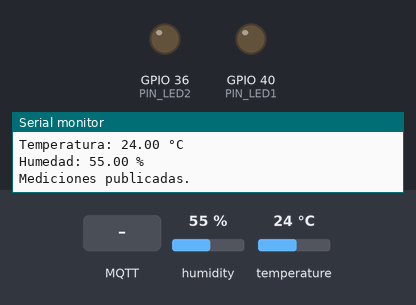
This sketch was run on a simulated ESP32. On the bench: output pins drawn as LEDs (lit = HIGH), the last lines printed to the serial monitor. The inputs (shaded band) are chosen by the test bench; at power-on: humidity 55 %, temperature 24 °C. WiFi joins after 1.5 s; servers stay silent unless stated; no MQTT or app messages arrive unless stated.

Above: at 3.7 s.
3.8 s: MQTT message "ON" arrives on the first subscribed topic
At 5.0 s:
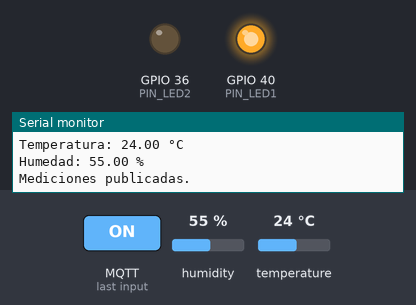
5.3 s: MQTT message "ON" arrives on the second subscribed topic
At 6.3 s:
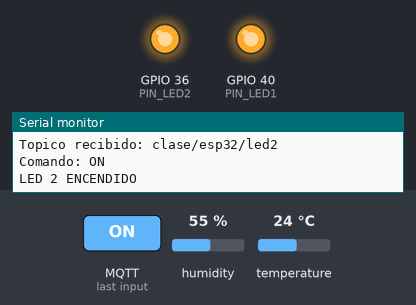
6.8 s: MQTT message "OFF" arrives on the first subscribed topic
At 7.5 s:
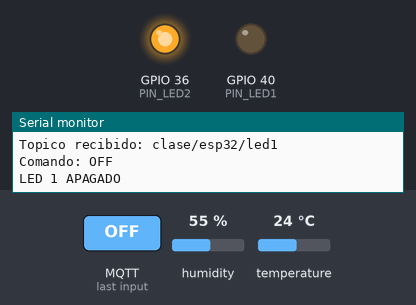
8.3 s: MQTT message "on" arrives on the first subscribed topic
At 8.6 s:
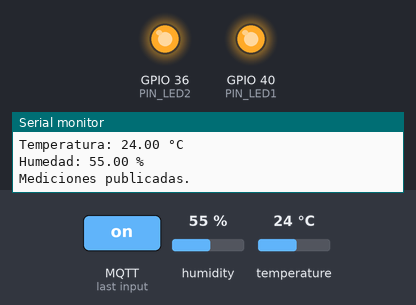
9.8 s: MQTT message "off" arrives on the first subscribed topic
At 11.0 s:
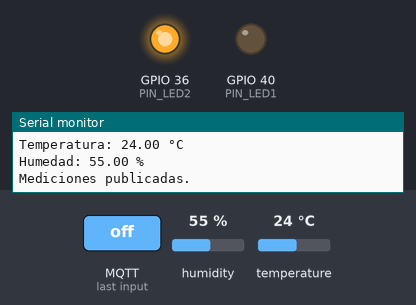
Timing chart, 0 to 12.3 s (numbered marks = the images above; inputs shaded):
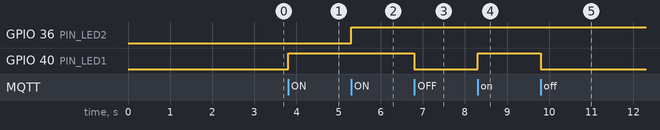

The sketch:

esp32-mosquitto.ino
```cpp
#include <WiFi.h>
#include <PubSubClient.h>

#include <Adafruit_Sensor.h>
#include <DHT.h>
#include <DHT_U.h>

// ==========================================
// 1. CONFIGURACION WIFI
// ==========================================

const char* nombreRed = "red-para-esp32";
const char* contrasena = "password123";

// ==========================================
// 2. CONFIGURACION MQTT
// ==========================================

const char* servidorMQTT = "10.51.43.236";
const int puertoMQTT = 1883;

const char* topicoTemperatura =
  "clase/esp32/temperatura";

const char* topicoHumedad =
  "clase/esp32/humedad";

const char* topicoLED1 =
  "clase/esp32/led1";

const char* topicoLED2 =
  "clase/esp32/led2";

WiFiClient clienteWiFi;
PubSubClient clienteMQTT(clienteWiFi);

// ==========================================
// 3. CONFIGURACION DHT11
// ==========================================

#define PIN_DHT 5
#define TIPO_DHT DHT11

DHT_Unified sensorDHT(PIN_DHT, TIPO_DHT);

float temperatura = 0.0;
float humedad = 0.0;

const unsigned long intervaloLectura = 2000;
unsigned long tiempoAnterior = 0;

// ==========================================
// 4. CONFIGURACION LED
// ==========================================

#define PIN_LED1 40
#define PIN_LED2 36

bool estadoLED1 = false;
bool estadoLED2 = false;

// ==========================================
// 5. CONECTAR WIFI
// ==========================================

void conectarWiFi() {

  Serial.println("Conectando a Wi-Fi...");

  WiFi.mode(WIFI_STA);
  WiFi.begin(nombreRed, contrasena);

  while (WiFi.status() != WL_CONNECTED) {
    delay(500);
    Serial.print(".");
  }

  Serial.println();
  Serial.println("Wi-Fi conectado.");

  Serial.print("IP ESP32: ");
  Serial.println(WiFi.localIP());
}

// ==========================================
// 6. CONFIGURAR LED
// ==========================================

void configurarLED() {

  pinMode(PIN_LED1, OUTPUT);
  pinMode(PIN_LED2, OUTPUT);

  digitalWrite(PIN_LED1, LOW);
  digitalWrite(PIN_LED2, LOW);

  Serial.println("LED configurados.");
}

// ==========================================
// 7. CONTROLAR LED
// ==========================================

void controlarLED(int numeroLED, bool encender) {

  int pin = (numeroLED == 1) ? PIN_LED1 : PIN_LED2;

  digitalWrite(pin, encender ? HIGH : LOW);

  if (numeroLED == 1) {
    estadoLED1 = encender;
  } else {
    estadoLED2 = encender;
  }

  Serial.print("LED ");
  Serial.print(numeroLED);
  Serial.println(encender ? " ENCENDIDO" : " APAGADO");
}

// ==========================================
// 8. RECIBIR COMANDOS MQTT
// ==========================================

void recibirComandosMQTT(
  char* topico,
  byte* mensaje,
  unsigned int longitud
) {

  String comando = "";

  for (unsigned int i = 0; i < longitud; i++) {
    comando += (char)mensaje[i];
  }

  comando.trim();
  comando.toUpperCase();

  Serial.print("Topico recibido: ");
  Serial.println(topico);

  Serial.print("Comando: ");
  Serial.println(comando);

  if (String(topico) == topicoLED1) {

    if (comando == "ON") {
      controlarLED(1, true);
    }

    if (comando == "OFF") {
      controlarLED(1, false);
    }
  }

  else if (String(topico) == topicoLED2) {

    if (comando == "ON") {
      controlarLED(2, true);
    }

    if (comando == "OFF") {
      controlarLED(2, false);
    }
  }
}

// ==========================================
// 9. CONECTAR MQTT
// ==========================================

void conectarMQTT() {

  while (!clienteMQTT.connected()) {

    Serial.println("Conectando a Mosquitto...");

    String identificador = "ESP32_DHT11_";
    identificador += String((uint32_t)ESP.getEfuseMac(), HEX);

    if (clienteMQTT.connect(identificador.c_str())) {

      Serial.println("MQTT conectado.");

      clienteMQTT.subscribe(topicoLED1);
      clienteMQTT.subscribe(topicoLED2);

      Serial.println("Suscrito a los topicos de control.");

    } else {

      Serial.print("Error MQTT: ");
      Serial.println(clienteMQTT.state());

      delay(3000);
    }
  }
}

// ==========================================
// 10. LEER SENSOR
// ==========================================

bool probarSensor() {

  sensors_event_t eventoTemperatura;
  sensors_event_t eventoHumedad;

  sensorDHT.temperature().getEvent(&eventoTemperatura);
  sensorDHT.humidity().getEvent(&eventoHumedad);

  if (isnan(eventoTemperatura.temperature) ||
      isnan(eventoHumedad.relative_humidity)) {

    Serial.println("Error al leer DHT11.");
    return false;
  }

  temperatura = eventoTemperatura.temperature;
  humedad = eventoHumedad.relative_humidity;

  return true;
}

// ==========================================
// 11. PUBLICAR MEDICIONES
// ==========================================

void publicarMediciones() {

  char valorTemperatura[10];
  char valorHumedad[10];

  dtostrf(temperatura, 1, 2, valorTemperatura);
  dtostrf(humedad, 1, 2, valorHumedad);

  clienteMQTT.publish(
    topicoTemperatura,
    valorTemperatura,
    true
  );

  clienteMQTT.publish(
    topicoHumedad,
    valorHumedad,
    true
  );

  Serial.println("Mediciones publicadas.");
}

// ==========================================
// 12. PROCESAR MEDICIONES
// ==========================================

void procesarMediciones() {

  if (probarSensor()) {

    Serial.println("-------------------------");

    Serial.print("Temperatura: ");
    Serial.print(temperatura);
    Serial.println(" °C");

    Serial.print("Humedad: ");
    Serial.print(humedad);
    Serial.println(" %");

    if (clienteMQTT.connected()) {
      publicarMediciones();
    }
  }
}

// ==========================================
// 13. SETUP
// ==========================================

void setup() {

  Serial.begin(115200);
  delay(1000);

  Serial.println("SISTEMA IoT ESP32");

  configurarLED();

  sensorDHT.begin();

  conectarWiFi();

  clienteMQTT.setServer(servidorMQTT, puertoMQTT);
  clienteMQTT.setCallback(recibirComandosMQTT);

  conectarMQTT();
}

// ==========================================
// 14. LOOP
// ==========================================

void loop() {

  if (WiFi.status() != WL_CONNECTED) {
    conectarWiFi();
  }

  if (!clienteMQTT.connected()) {
    conectarMQTT();
  }

  clienteMQTT.loop();

  unsigned long tiempoActual = millis();

  if (tiempoActual - tiempoAnterior >= intervaloLectura) {

    tiempoAnterior = tiempoActual;

    procesarMediciones();
  }
}
```

Measured:
- after the input at 3.8 s, GPIO 40 (PIN_LED1): LOW → HIGH at once
- after the input at 5.3 s, GPIO 36 (PIN_LED2): LOW → HIGH at once
- after the input at 6.8 s, GPIO 40 (PIN_LED1): HIGH → LOW at once
- after the input at 8.3 s, GPIO 40 (PIN_LED1): LOW → HIGH at once
- after the input at 9.8 s, GPIO 40 (PIN_LED1): HIGH → LOW at once
